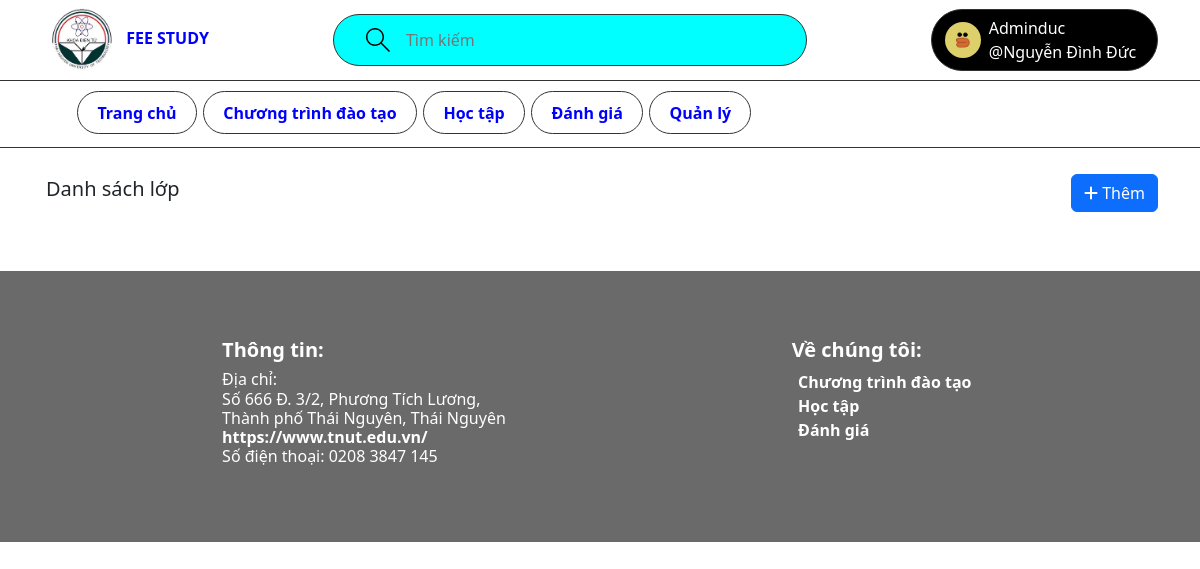
/MonHoc/16 (signed in), run on the app's committed database.
### Base/models.py (models this page shows, shortened)
class User(AbstractUser):
    student = 'SV'
    teacher = 'GV'
    admin = 'AD'
    modelaccess = [(student,'SV'),(teacher,'GV'),(admin,'AD')]
    name = models.CharField(max_length=200, null=True)
    email = models.EmailField(unique=True, null=True)
    access = models.CharField(choices=modelaccess,default=student,max_length=2)
    avatar = models.ImageField(upload_to='Avatars/',null=True, default="Avatars/avatar.svg")

### Base/views.py (the view, shortened to what this page needs)
# urls.py: path('MonHoc/<str:pk>',views.ListSubject,name="listsubject"),
@login_required(login_url='login')
def ListSubject(request,pk):
    form = SubjectForm()
    nav_majors = Major.objects.all()
    ctdts = Ctdt.objects.get(id = pk)
    subjects = Subject.objects.all()
    user = request.user
    context = {'form': form,'ctdts':ctdts,'subjects':subjects,'nav_majors':nav_majors}
    return render(request, 'base/listsubject.html',context)

### Base/form.py
class SubjectForm(ModelForm):
    class Meta:
        model = Subject
        fields = '__all__'
        exclude = ['host','participants']

### Base/templates/base/listsubject.html (shortened to what this page needs)
{% extends 'main.html' %}
{% block content %}
<div id="content">
    <div class="container">
        <div class="header_content">
            <div class="return">
                <h5>Danh sách lớp</h5>
            </div>
            {% if user.access == 'GV' or user.access == 'AD' %}
            <div class="setting_sub">
                <button type="button" class="btn btn-primary" data-bs-toggle="modal" data-bs-target="#addChapter"><i
                        class="fa-solid fa-plus"></i> Thêm
                </button>
            </div>
            {% endif %}
        </div>
    </div>
</div>
{% endblock content %}

### templates/navbar.html (shortened to what this page needs)
{% load static %}
<header id="header_menu">
    <div id="header">
        <div class="container">
            <div class="logo">
                <a href="{% url 'home' %}" class="header_pc">
                    <img src="{% static 'image/logo.png' %}" alt="">
                    fee study
                </a>
            </div>
            <div class="search_pc">
                <form class="header__search" method="GET" action="">
                    <label>
                        <input name="q" placeholder="Tìm kiếm" />
                    </label>
                </form>
            </div>
            <div class="login">
                {% if request.user.is_authenticated %}
                <a href="#" id="nav_user">
                    <img src="{{request.user.avatar.url}}" alt="">
                    <div class="nav_user">
                        <p class="nameuser">{{request.user.username}}</p>
                        <p class="nameuser">@{{request.user.name}}</p>
                    </div>
                </a>
                {% else %}
                <a href="{% url 'login' %}">
                    <img src="{% static 'image/logo.png' %}" alt="">
                    <p>Đăng nhập</p>
                </a>
                {% endif %}
            </div>
        </div>
    </div>
    <div id="menu">
        <div class="container">
            <ul class="list_menu">
                <li><a href="{% url 'home' %}" class="item_menu_pc">Trang chủ</a></li>
                <li class="menu_item">
                    <a href="#" class="item_menu_pc">Chương trình đào tạo</a>
                </li>
                <li class="menu_item">
                    <a href="#" class="item_menu_pc">Học tập</a>
                </li>
                <li><a href="#" class="item_menu_pc">Đánh giá</a></li>
                {% if user.access == 'AD' %}
                <li><a href="http://127.0.0.1:8000/admin/" class="item_menu_pc">Quản lý</a></li>
                {% endif %}
            </ul>
        </div>
    </div>
</header>

### static/css/styte.css (style rules this page uses)
* { margin: 0; padding: 0; box-sizing: border-box; }
html { font-family: 'Segoe UI', Tahoma, Geneva, Verdana, sans-serif; }
li { list-style-type: none; }
header#header_menu { position: fixed; width: 100%; z-index: 99; }
#header { background-color: #fff; border-bottom: 1px solid #333; }
#header .container { display: flex; justify-content: space-between; align-items: center; }
.container .logo .header_pc { text-decoration: none; color: blue; font-size: 16px; text-transform: uppercase; font-weight: 700; }
.container .logo .header_pc img, .container .logo .header_mb img { width: 80px; height: 80px; padding: 8px; }
.search_pc, .search_mb { border: 1px solid #333; border-radius: 44px; background-color: #00ffff; }
.header__search > label { background-color: var(--color-dark-medium); padding: 0.8rem 1rem; display: flex; align-items: center; gap: 1rem; border-radius: 4px; }
.header__search svg { fill: var(--color-gray); width: 1.5rem; height: 1.5rem; margin-left: 1rem; }
.header__search input { width: 24rem; background: transparent; border: none; outline: none; color: var(--color-light); }
.login a { text-decoration: none; display: flex; padding: 0.4rem 0.8rem; background-color: #000; color: white; border: 1px solid #333; border-radius: 36px; display: flex; align-items: center; }
.login a img { width: 36px; height: 36px; object-fit: cover; border-radius: 18px; }
.login a p { margin: 0; }
#menu { display: block; padding: 1.2rem 0 0.4rem 0; border-bottom: 1px solid #333; background-color: #fff; }
#menu .container { display: flex; }
#menu .container .item_menu_pc { padding: 0.6rem 1.2rem; margin: 0 0.2rem; text-decoration: none; color: blue; background-color: #fff; border: 1px solid #333; border-radius: 24px; font-weight: 700; }
.list_menu { display: flex; list-style-type: none; }
.menu_item { position: relative; }
.nameuser { text-transform: capitalize; }
#nav_user { display: flex; position: relative; }
#nav_user .nav_user { margin: 0 8px; }
#content { padding-top: 166px; }
#content .container { position: inherit; }
.header_content { display: flex; justify-content: space-between; margin: 8px 0; }
.return { display: flex; align-items: center; gap: 4px; }

### data on the page
User: user.avatar (picture), user.username "Adminduc", user.name "Nguyễn Đình Đức"
